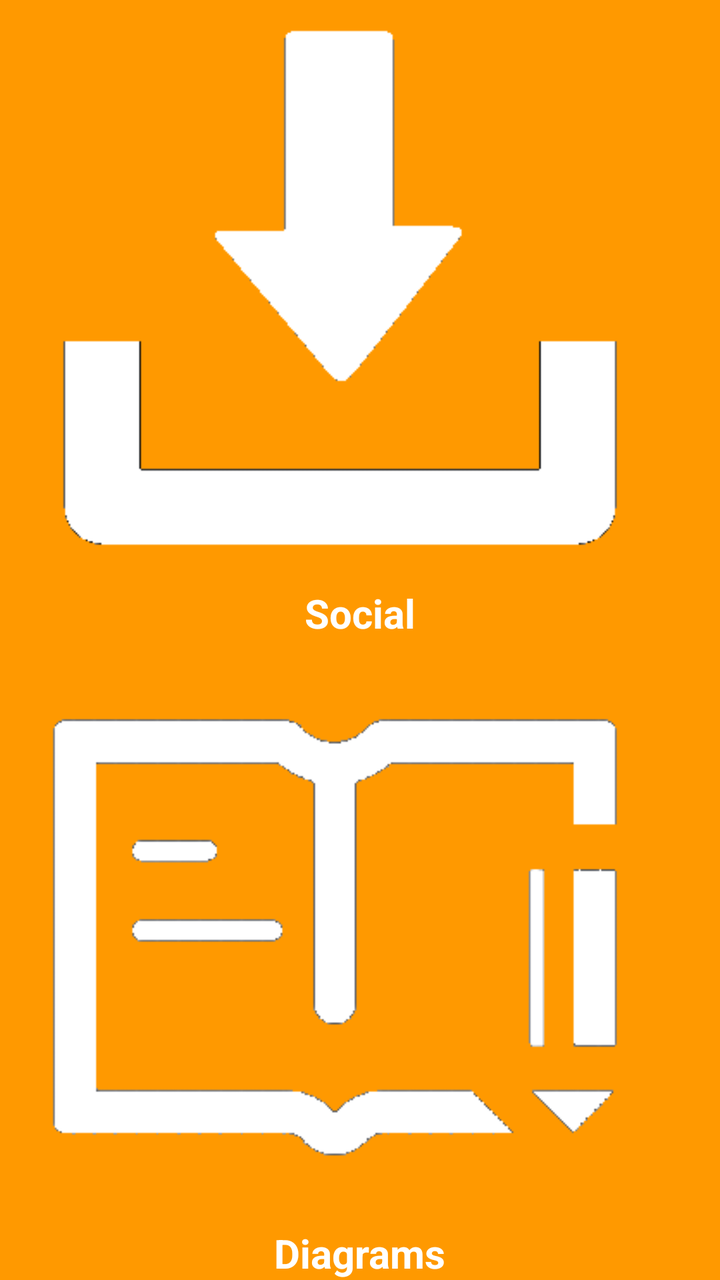
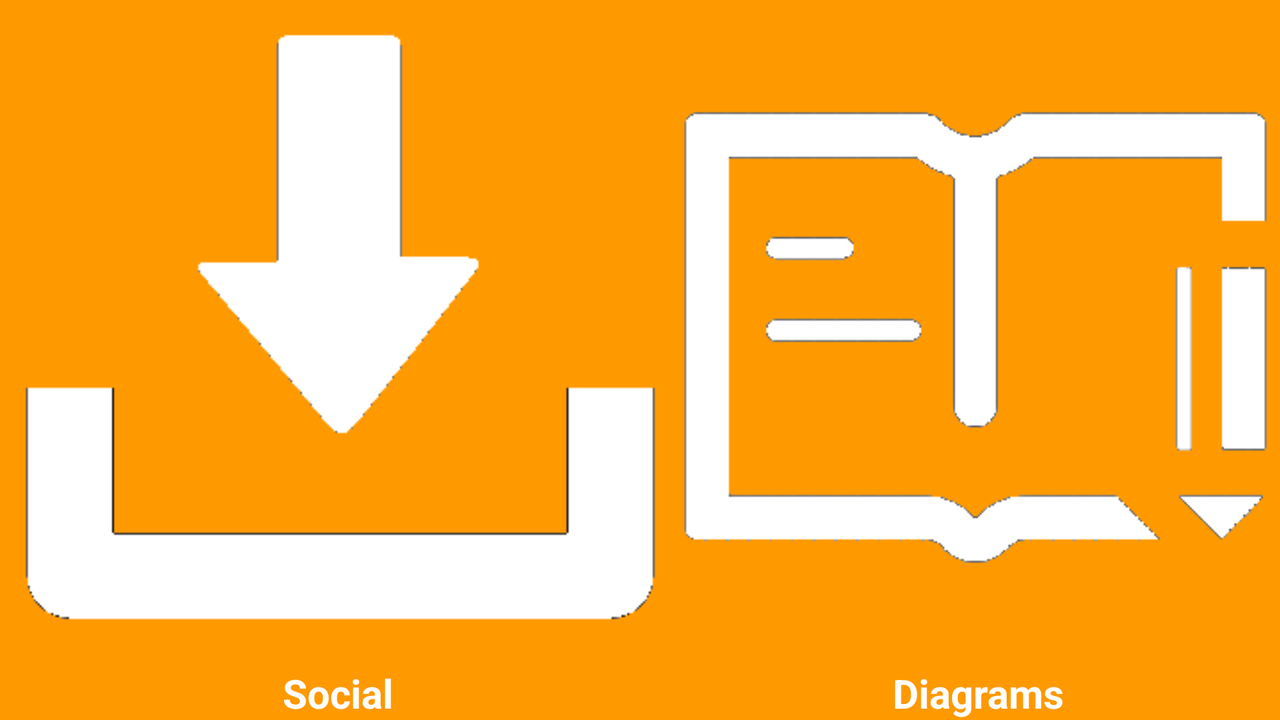

Compare how this app lays out the same screen by default and in its alternative resource folder. The renders come first, then the two layout files and the values they reference.
<!-- AndroidManifest.xml: application theme AppTheme.NoActionBar -->
<!-- res/layout/activity_section_choice.xml -->
<?xml version="1.0" encoding="utf-8"?>
<LinearLayout
    xmlns:android="http://schemas.android.com/apk/res/android"
    xmlns:tools="http://schemas.android.com/tools"
    android:layout_width="match_parent"
    android:layout_height="match_parent"
    android:paddingBottom="@dimen/activity_vertical_margin"
    android:paddingLeft="@dimen/activity_horizontal_margin"
    android:paddingRight="@dimen/activity_horizontal_margin"
    android:paddingTop="@dimen/activity_vertical_margin"
    android:orientation="vertical"
    android:background="@color/colorPrimary"
    tools:context="schn.beme.storysummary.sectionchoice.SectionChoiceActivity">

    <ImageView
        android:layout_width="wrap_content"
        android:layout_height="wrap_content"
        android:id="@+id/social_section_img"
        android:src="@drawable/bookshare"
        android:clickable="false"
        android:layout_weight="1"
        android:onClick="onClickSectionImage"
        />
    <TextView
        android:layout_width="wrap_content"
        android:layout_height="wrap_content"
        android:layout_gravity="center_horizontal"
        android:textSize="20sp"
        android:textStyle="bold"
        android:textColor="@color/white"
        android:text="Social"/>


    <ImageView
        android:layout_width="wrap_content"
        android:layout_height="wrap_content"
        android:id="@+id/diagram_section_img"
        android:clickable="false"
        android:src="@drawable/books"
        android:layout_weight="1"
        android:onClick="onClickSectionImage"
        />
    <TextView
        android:layout_width="wrap_content"
        android:layout_height="wrap_content"
        android:layout_gravity="center_horizontal"
        android:textSize="20sp"
        android:textColor="@color/white"
        android:textStyle="bold"
        android:text="Diagrams"/>

</LinearLayout>
<!-- resources referenced by this layout -->
<resources>
  <color name="colorPrimary">#FF9900</color>
  <color name="white">#FFFFFF</color>
  <!-- drawable books: png bitmap (drawable, 4029 bytes) -->
  <!-- drawable bookshare: png bitmap (drawable, 2749 bytes) -->
  <style name="AppTheme.NoActionBar" parent="Theme.AppCompat.Light.NoActionBar">
          <item name="android:textViewStyle">@style/AppTheme.TextView</item>
      </style>
  <style name="AppTheme.TextView" parent="android:Widget.TextView">
          <item name="android:fontFamily">sans-serif</item>
      </style>
</resources>
<!-- res/layout-land/activity_section_choice.xml (the author's variant of the layout above) -->
<!-- drawn on the phone turned sideways -->
<?xml version="1.0" encoding="utf-8"?>
<LinearLayout
    xmlns:android="http://schemas.android.com/apk/res/android"
    xmlns:tools="http://schemas.android.com/tools"
    android:layout_width="match_parent"
    android:layout_height="match_parent"
    android:paddingBottom="@dimen/activity_vertical_margin"
    android:paddingLeft="@dimen/activity_horizontal_margin"
    android:paddingRight="@dimen/activity_horizontal_margin"
    android:paddingTop="@dimen/activity_vertical_margin"
    android:orientation="horizontal"
    android:background="@color/colorPrimary"
    tools:context="schn.beme.storysummary.mvp.sectionchoice.SectionChoiceActivity">

    <LinearLayout
        android:layout_width="wrap_content"
        android:layout_height="match_parent"
        android:orientation="vertical">

        <ImageView
            android:layout_width="wrap_content"
            android:layout_height="0dp"
            android:id="@+id/social_section_img"
            android:src="@drawable/bookshare"
            android:layout_weight="1"
            android:onClick="onClickSectionImage"
            />
        <TextView
            android:layout_width="wrap_content"
            android:layout_height="wrap_content"
            android:layout_gravity="center_horizontal"
            android:textSize="20sp"
            android:textStyle="bold"
            android:textColor="@color/white"
            android:text="Social"/>


    </LinearLayout>


    <LinearLayout
        android:layout_width="wrap_content"
        android:layout_height="match_parent"
        android:orientation="vertical">

        <ImageView
            android:layout_width="wrap_content"
            android:layout_height="0dp"
            android:id="@+id/diagram_section_img"
            android:src="@drawable/books"
            android:layout_weight="1"
            android:onClick="onClickSectionImage"
            />
        <TextView
            android:layout_width="wrap_content"
            android:layout_height="wrap_content"
            android:layout_gravity="center_horizontal"
            android:textSize="20sp"
            android:textStyle="bold"
            android:textColor="@color/white"
            android:text="Diagrams"/>

    </LinearLayout>



</LinearLayout>
